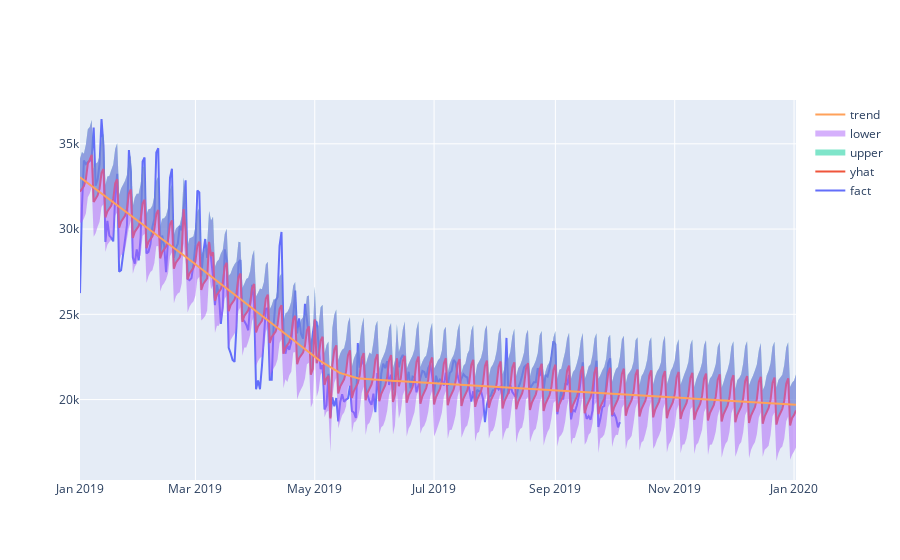

Here is the notebook cell this chart was saved with:
### Code cell
# Рисуем график с границами прогноза на полном периоде
iplot([
    go.Scatter(x=df['ds'], y=df['y'], name='fact'),
    go.Scatter(x=final_forecast['ds'], y=final_forecast['yhat'], name='yhat'),
    go.Scatter(x=final_forecast['ds'], y=final_forecast['yhat_upper'], fill='tonexty', mode='none', name='upper'),
    go.Scatter(x=final_forecast['ds'], y=final_forecast['yhat_lower'], fill='tonexty', mode='none', name='lower'),
    go.Scatter(x=final_forecast['ds'], y=final_forecast['trend'], name='trend')
])

### Figure 1 — Plotly figure (JSON) as saved in the notebook; plotly's stock layout.template omitted (floating-point values rounded to 4 significant figures; data arrays with more than 128 entries replaced by an {"elided": "..."} marker saying what was removed)
{"data": [{"name": "fact", "x": {"elided": "277 str values"}, "y": {"elided": "277 int values"}, "type": "scatter"}, {"name": "yhat", "x": {"elided": "367 str values"}, "y": {"elided": "367 float values"}, "type": "scatter"}, {"fill": "tonexty", "mode": "none", "name": "upper", "x": {"elided": "367 str values"}, "y": {"elided": "367 float values"}, "type": "scatter"}, {"fill": "tonexty", "mode": "none", "name": "lower", "x": {"elided": "367 str values"}, "y": {"elided": "367 float values"}, "type": "scatter"}, {"name": "trend", "x": {"elided": "367 str values"}, "y": {"elided": "367 float values"}, "type": "scatter"}], "layout": {}}
